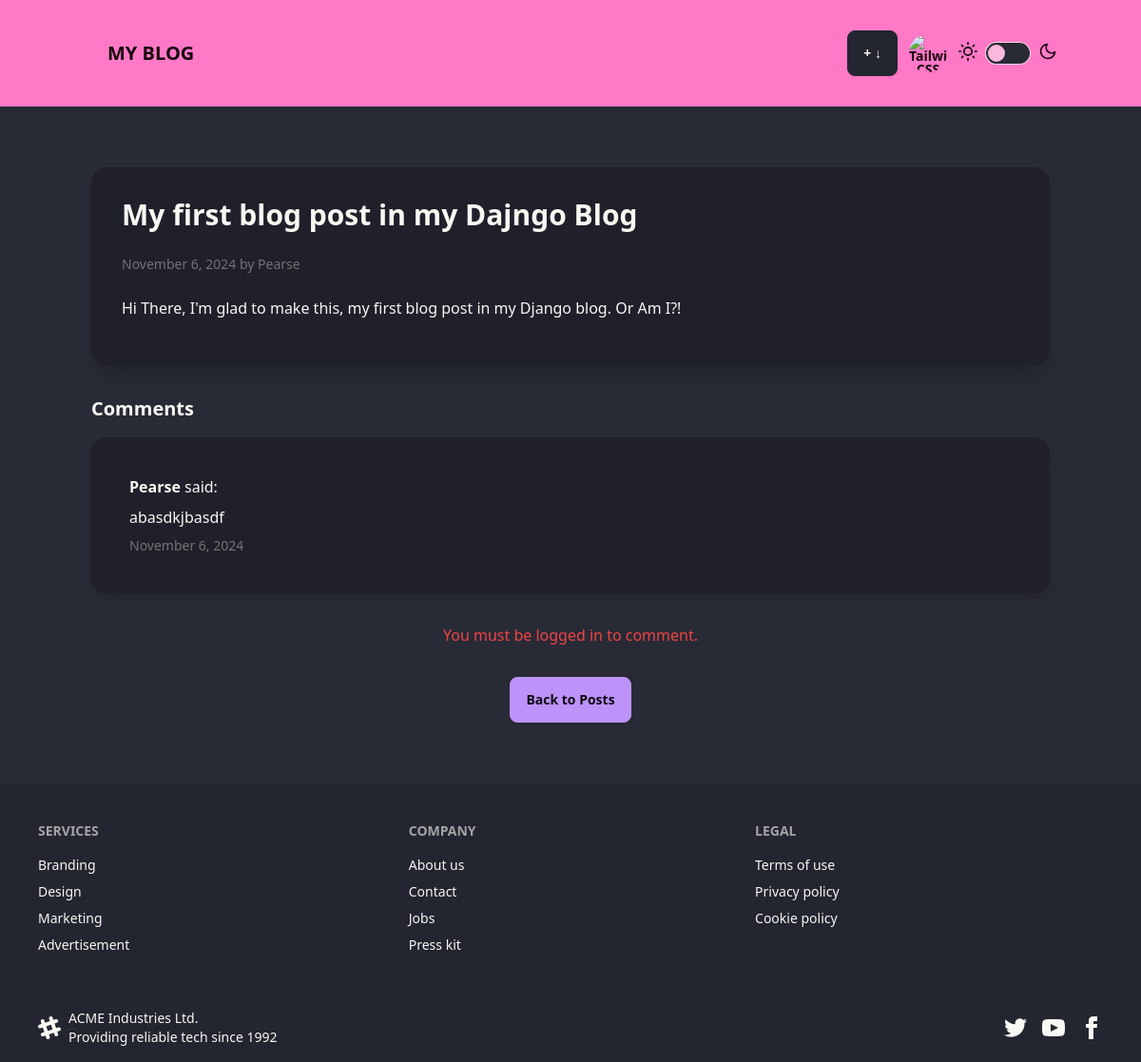
The page /post/my-first-blog-post-in-my-dajngo-blog/ on the database its author committed.
### blog/models.py (models this page shows, shortened)
class Post(models.Model):
    title = models.CharField(max_length=200)
    slug = models.SlugField(unique=True)
    author = models.ForeignKey(User, on_delete=models.CASCADE)
    body = models.TextField()
    cover_image = models.ImageField(upload_to="cover_images/", blank=True, null=True)
    created = models.DateTimeField(default=timezone.now)
    updated = models.DateTimeField(auto_now=True)
    class Meta:
        ordering = ("-created",)

class Comment(models.Model):
    post = models.ForeignKey(Post, related_name="comments", on_delete=models.CASCADE)
    author = models.ForeignKey(User, on_delete=models.CASCADE)
    body = models.TextField()
    created = models.DateTimeField(default=timezone.now)
    updated = models.DateTimeField(auto_now=True)
    class Meta:
        ordering = ["created"]

### blog/views.py (the view)
# urls.py: path("<slug:slug>/", views.post_detail, name="post_detail"),
def post_detail(request, slug):
    post = get_object_or_404(Post, slug=slug)
    comments = post.comments.all()
    if request.method == "POST":
        form = CommentForm(request.POST)
        if form.is_valid():
            comment = form.save(commit=False)
            comment.post = post
            comment.author = request.user  # Associate the logged-in user
            comment.save()
            return redirect("post_detail", slug=slug)
    else:
        form = CommentForm()
    return render(
        request,
        "blog/post_detail.html",
        {
            "post": post,
            "comments": comments,
            "form": form,
        },
    )

### blog/forms.py
class CommentForm(forms.ModelForm):
    class Meta:
        model = Comment
        fields = ["body"]
    body = forms.CharField(
        widget=forms.Textarea(
            attrs={
                "rows": 6,
                "placeholder": "Add a comment...",
                "class": "textarea textarea-bordered w-full textarea-secondary",
            }
        ),
        label="",
    )

### blog/templates/blog/post_detail.html (shortened to what this page needs)
{% extends "blog/base.html" %} {% block title %}{{ post.title }}{% endblock %}
{% block content %}
<div class="container mx-auto px-2 py-8">
  <div class="card bg-base-300 shadow-xl mb-8">
    <div class="card-body">
      <h1 class="text-3xl font-semibold mb-4">{{ post.title }}</h1>
      <p class="text-sm text-neutral-500">
        {{ post.created|date:"F j, Y" }} by {{ post.author }}
      </p>
      <div class="py-4">
        <p>{{ post.body }}</p>
      </div>
    </div>
  </div>
  <div class="mb-8">
    <h3 class="text-xl font-semibold mb-4">Comments</h3>
    {% for comment in comments %}
    <div class="card bg-base-300 shadow-lg p-2 mb-4">
      <div class="card-body">
        <p><strong>{{ comment.author.username }}</strong> said:</p>
        <p>{{ comment.body }}</p>
        <p class="text-sm text-neutral-500">
          {{ comment.created|date:"F j, Y" }}
        </p>
      </div>
    </div>
    {% empty %}
    <p class="text-center text-neutral-600">No comments yet.</p>
    {% endfor %}
  </div>
  {% if user.is_authenticated %}
  <div class="mb-8">
    <h3 class="text-xl font-semibold mb-4">Leave a Comment</h3>
    <form method="POST" class="space-y-4">
      {% csrf_token %} {{ form.as_p }}
      <button type="submit" class="btn btn-primary">Submit</button>
    </form>
  </div>
  {% else %}
  <p class="text-center text-red-500">You must be logged in to comment.</p>
  {% endif %}
  <div class="mt-8 text-center">
    <a href="{% url 'post_list' %}" class="btn btn-secondary">Back to Posts</a>
  </div>
</div>
{% endblock %}

### rows shown on the page
Post: title "My first blog post in my Dajngo Blog", created "November 6, 2024", author "Pearse", body "Hi There, I'm glad to make this, my first blog post in my Django blog. Or Am I?!"
Comment: author.username "Pearse", body "abasdkjbasdf", created "November 6, 2024"
